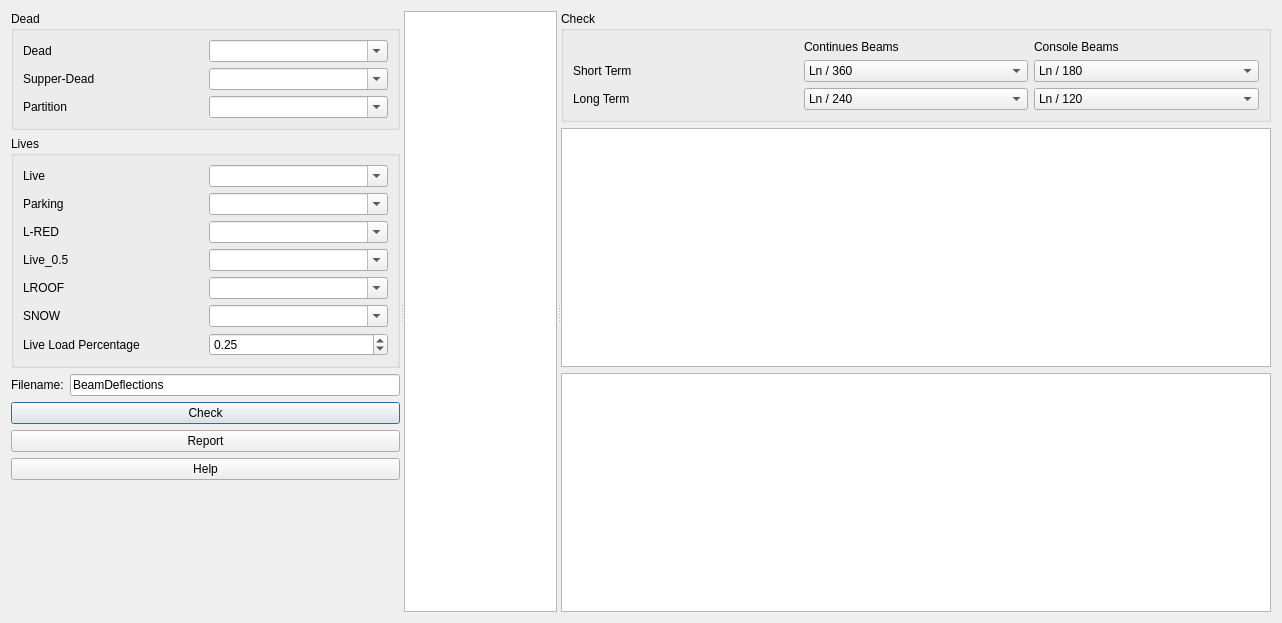
<?xml version="1.0" encoding="UTF-8"?>
<ui version="4.0">
 <class>Dialog</class>
 <widget class="QDialog" name="Dialog">
  <property name="geometry">
   <rect>
    <x>0</x>
    <y>0</y>
    <width>1282</width>
    <height>623</height>
   </rect>
  </property>
  <property name="windowTitle">
   <string>Check Deflection</string>
  </property>
  <property name="windowIcon">
   <iconset>
    <normaloff>:/civiltools/images/deflection.svg</normaloff>:/civiltools/images/deflection.svg</iconset>
  </property>
  <property name="windowOpacity">
   <double>1.000000000000000</double>
  </property>
  <layout class="QHBoxLayout" name="horizontalLayout_2">
   <item>
    <widget class="QSplitter" name="splitter">
     <property name="orientation">
      <enum>Qt::Horizontal</enum>
     </property>
     <widget class="QWidget" name="layoutWidget">
      <layout class="QVBoxLayout" name="verticalLayout">
       <item>
        <widget class="QGroupBox" name="groupBox">
         <property name="title">
          <string>Dead</string>
         </property>
         <layout class="QGridLayout" name="gridLayout_2">
          <item row="0" column="1">
           <widget class="QComboBox" name="dead_combobox">
            <property name="editable">
             <bool>true</bool>
            </property>
           </widget>
          </item>
          <item row="1" column="1">
           <widget class="QComboBox" name="sdead_combobox">
            <property name="editable">
             <bool>true</bool>
            </property>
           </widget>
          </item>
          <item row="2" column="1">
           <widget class="QComboBox" name="partition_combobox">
            <property name="editable">
             <bool>true</bool>
            </property>
           </widget>
          </item>
          <item row="0" column="0">
           <widget class="QLabel" name="label_19">
            <property name="text">
             <string>Dead</string>
            </property>
           </widget>
          </item>
          <item row="1" column="0">
           <widget class="QLabel" name="label_24">
            <property name="text">
             <string>Supper-Dead</string>
            </property>
           </widget>
          </item>
          <item row="2" column="0">
           <widget class="QLabel" name="label_25">
            <property name="text">
             <string>Partition</string>
            </property>
           </widget>
          </item>
         </layout>
        </widget>
       </item>
       <item>
        <widget class="QGroupBox" name="groupBox_2">
         <property name="title">
          <string>Lives</string>
         </property>
         <layout class="QGridLayout" name="gridLayout">
          <item row="4" column="1">
           <widget class="QComboBox" name="live5_combobox">
            <property name="editable">
             <bool>true</bool>
            </property>
           </widget>
          </item>
          <item row="3" column="0">
           <widget class="QLabel" name="label_27">
            <property name="text">
             <string>L-RED</string>
            </property>
           </widget>
          </item>
          <item row="4" column="0">
           <widget class="QLabel" name="label_28">
            <property name="text">
             <string>Live_0.5</string>
            </property>
           </widget>
          </item>
          <item row="3" column="1">
           <widget class="QComboBox" name="lred_combobox">
            <property name="editable">
             <bool>true</bool>
            </property>
           </widget>
          </item>
          <item row="0" column="0">
           <widget class="QLabel" name="label_26">
            <property name="text">
             <string>Live</string>
            </property>
           </widget>
          </item>
          <item row="0" column="1">
           <widget class="QComboBox" name="live_combobox">
            <property name="editable">
             <bool>true</bool>
            </property>
           </widget>
          </item>
          <item row="1" column="0">
           <widget class="QLabel" name="label_33">
            <property name="text">
             <string>Parking</string>
            </property>
           </widget>
          </item>
          <item row="1" column="1">
           <widget class="QComboBox" name="live_parking_combobox">
            <property name="editable">
             <bool>true</bool>
            </property>
           </widget>
          </item>
          <item row="6" column="0">
           <widget class="QLabel" name="label_30">
            <property name="text">
             <string>SNOW</string>
            </property>
           </widget>
          </item>
          <item row="5" column="1">
           <widget class="QComboBox" name="lroof_combobox">
            <property name="editable">
             <bool>true</bool>
            </property>
           </widget>
          </item>
          <item row="6" column="1">
           <widget class="QComboBox" name="snow_combobox">
            <property name="editable">
             <bool>true</bool>
            </property>
           </widget>
          </item>
          <item row="5" column="0">
           <widget class="QLabel" name="label_29">
            <property name="text">
             <string>LROOF</string>
            </property>
           </widget>
          </item>
          <item row="7" column="0">
           <widget class="QLabel" name="label_21">
            <property name="text">
             <string>Live Load Percentage</string>
            </property>
           </widget>
          </item>
          <item row="7" column="1">
           <widget class="QDoubleSpinBox" name="live_percentage_spinbox">
            <property name="suffix">
             <string/>
            </property>
            <property name="maximum">
             <double>1.000000000000000</double>
            </property>
            <property name="singleStep">
             <double>0.050000000000000</double>
            </property>
            <property name="value">
             <double>0.250000000000000</double>
            </property>
           </widget>
          </item>
         </layout>
        </widget>
       </item>
       <item>
        <layout class="QHBoxLayout" name="horizontalLayout">
         <item>
          <widget class="QLabel" name="label_23">
           <property name="text">
            <string>Filename:</string>
           </property>
          </widget>
         </item>
         <item>
          <widget class="QLineEdit" name="filename">
           <property name="text">
            <string>BeamDeflections</string>
           </property>
          </widget>
         </item>
        </layout>
       </item>
       <item>
        <layout class="QVBoxLayout" name="verticalLayout_2">
         <item>
          <widget class="QPushButton" name="check_button">
           <property name="text">
            <string>Check</string>
           </property>
           <property name="icon">
            <iconset>
             <normaloff>:/civiltools/images/tick.svg</normaloff>:/civiltools/images/tick.svg</iconset>
           </property>
           <property name="iconSize">
            <size>
             <width>60</width>
             <height>60</height>
            </size>
           </property>
          </widget>
         </item>
         <item>
          <widget class="QPushButton" name="create_report_button">
           <property name="enabled">
            <bool>true</bool>
           </property>
           <property name="text">
            <string>Report</string>
           </property>
           <property name="icon">
            <iconset>
             <normaloff>:/civiltools/images/word.svg</normaloff>:/civiltools/images/word.svg</iconset>
           </property>
           <property name="iconSize">
            <size>
             <width>60</width>
             <height>60</height>
            </size>
           </property>
          </widget>
         </item>
         <item>
          <widget class="QPushButton" name="help">
           <property name="enabled">
            <bool>true</bool>
           </property>
           <property name="text">
            <string>Help</string>
           </property>
           <property name="icon">
            <iconset>
             <normaloff>:/civiltools/images/help.png</normaloff>:/civiltools/images/help.png</iconset>
           </property>
           <property name="iconSize">
            <size>
             <width>60</width>
             <height>60</height>
            </size>
           </property>
          </widget>
         </item>
        </layout>
       </item>
       <item>
        <spacer name="verticalSpacer">
         <property name="orientation">
          <enum>Qt::Vertical</enum>
         </property>
         <property name="sizeHint" stdset="0">
          <size>
           <width>20</width>
           <height>40</height>
          </size>
         </property>
        </spacer>
       </item>
      </layout>
     </widget>
     <widget class="QWidget" name="verticalLayoutWidget">
      <layout class="QVBoxLayout" name="table_vertical_layout">
       <item>
        <widget class="QGraphicsView" name="graphicsview">
         <property name="verticalScrollBarPolicy">
          <enum>Qt::ScrollBarAlwaysOff</enum>
         </property>
         <property name="horizontalScrollBarPolicy">
          <enum>Qt::ScrollBarAlwaysOff</enum>
         </property>
         <property name="sizeAdjustPolicy">
          <enum>QAbstractScrollArea::AdjustToContents</enum>
         </property>
         <property name="renderHints">
          <set>QPainter::Antialiasing</set>
         </property>
        </widget>
       </item>
      </layout>
     </widget>
     <widget class="QWidget" name="layoutWidget">
      <layout class="QVBoxLayout" name="results_vertical_layout">
       <item>
        <widget class="QGroupBox" name="groupBox_4">
         <property name="title">
          <string>Check</string>
         </property>
         <layout class="QGridLayout" name="gridLayout_5">
          <item row="0" column="1">
           <widget class="QLabel" name="label_31">
            <property name="text">
             <string>Continues Beams</string>
            </property>
           </widget>
          </item>
          <item row="2" column="0">
           <widget class="QLabel" name="label_32">
            <property name="text">
             <string>Short Term</string>
            </property>
           </widget>
          </item>
          <item row="3" column="0">
           <widget class="QLabel" name="label_34">
            <property name="text">
             <string>Long Term</string>
            </property>
           </widget>
          </item>
          <item row="0" column="2">
           <widget class="QLabel" name="label_35">
            <property name="text">
             <string>Console Beams</string>
            </property>
           </widget>
          </item>
          <item row="2" column="1">
           <widget class="QComboBox" name="continues_short_term_combobox">
            <property name="enabled">
             <bool>true</bool>
            </property>
            <property name="currentIndex">
             <number>1</number>
            </property>
            <property name="prefEntry" stdset="0">
             <cstring>continues_short_term_combobox</cstring>
            </property>
            <property name="prefPath" stdset="0">
             <cstring>Mod/civilTools</cstring>
            </property>
            <item>
             <property name="text">
              <string>Ln / 180</string>
             </property>
            </item>
            <item>
             <property name="text">
              <string>Ln / 360</string>
             </property>
            </item>
           </widget>
          </item>
          <item row="3" column="1">
           <widget class="QComboBox" name="continues_long_term_combobox">
            <property name="enabled">
             <bool>true</bool>
            </property>
            <property name="prefEntry" stdset="0">
             <cstring>continues_long_term_combobox</cstring>
            </property>
            <property name="prefPath" stdset="0">
             <cstring>Mod/civilTools</cstring>
            </property>
            <item>
             <property name="text">
              <string>Ln / 240</string>
             </property>
            </item>
            <item>
             <property name="text">
              <string>Ln / 480</string>
             </property>
            </item>
           </widget>
          </item>
          <item row="3" column="2">
           <widget class="QComboBox" name="console_long_term_combobox">
            <property name="enabled">
             <bool>true</bool>
            </property>
            <property name="prefEntry" stdset="0">
             <cstring>console_long_term_combobox</cstring>
            </property>
            <property name="prefPath" stdset="0">
             <cstring>Mod/civilTools</cstring>
            </property>
            <item>
             <property name="text">
              <string>Ln / 120</string>
             </property>
            </item>
            <item>
             <property name="text">
              <string>Ln / 240</string>
             </property>
            </item>
            <item>
             <property name="text">
              <string>Ln / 480</string>
             </property>
            </item>
           </widget>
          </item>
          <item row="2" column="2">
           <widget class="QComboBox" name="console_short_term_combobox">
            <property name="enabled">
             <bool>true</bool>
            </property>
            <property name="prefEntry" stdset="0">
             <cstring>console_short_term_combobox</cstring>
            </property>
            <property name="prefPath" stdset="0">
             <cstring>Mod/civilTools</cstring>
            </property>
            <item>
             <property name="text">
              <string>Ln / 180</string>
             </property>
            </item>
            <item>
             <property name="text">
              <string>Ln / 360</string>
             </property>
            </item>
           </widget>
          </item>
         </layout>
        </widget>
       </item>
       <item>
        <widget class="QTextEdit" name="check_results">
         <property name="minimumSize">
          <size>
           <width>400</width>
           <height>0</height>
          </size>
         </property>
        </widget>
       </item>
       <item>
        <widget class="QTextEdit" name="results">
         <property name="minimumSize">
          <size>
           <width>400</width>
           <height>0</height>
          </size>
         </property>
        </widget>
       </item>
      </layout>
     </widget>
    </widget>
   </item>
  </layout>
 </widget>
 <tabstops>
  <tabstop>dead_combobox</tabstop>
  <tabstop>sdead_combobox</tabstop>
  <tabstop>partition_combobox</tabstop>
  <tabstop>live_combobox</tabstop>
  <tabstop>lred_combobox</tabstop>
  <tabstop>live5_combobox</tabstop>
 </tabstops>
 <connections/>
</ui>
